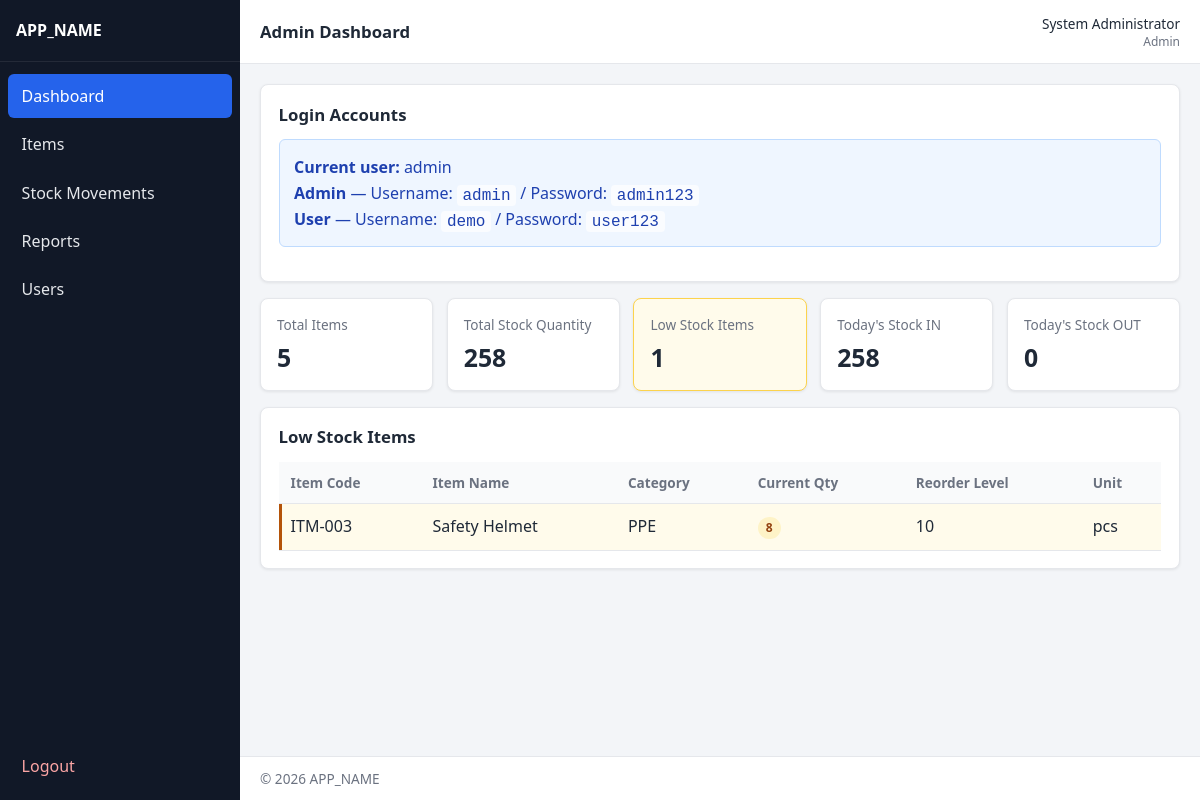
Page /admin/dashboard.php (signed in) on the committed database.
### tables this page shows
CREATE TABLE items (
    id INT UNSIGNED AUTO_INCREMENT PRIMARY KEY,
    item_code VARCHAR(50) NOT NULL,
    item_name VARCHAR(150) NOT NULL,
    category VARCHAR(100) NOT NULL,
    location VARCHAR(100) NOT NULL,
    quantity INT NOT NULL DEFAULT 0,
    unit VARCHAR(30) NOT NULL,
    reorder_level INT NOT NULL DEFAULT 0,
    created_at TIMESTAMP NOT NULL DEFAULT CURRENT_TIMESTAMP,
    updated_at TIMESTAMP NOT NULL DEFAULT CURRENT_TIMESTAMP ON UPDATE CURRENT_TIMESTAMP,
    UNIQUE KEY uq_items_code (item_code),
    KEY idx_items_name (item_name),
    KEY idx_items_category (category),
    KEY idx_items_location (location),
    CONSTRAINT chk_items_quantity CHECK (quantity >= 0),
    CONSTRAINT chk_items_reorder CHECK (reorder_level >= 0)
);

### includes/auth.php (called while the page is built, shortened)
<?php
function current_user(): ?array
{
    return $_SESSION['user'];
}

### includes/functions.php (called while the page is built, shortened)
<?php
function e(?string $value): string
{
    return htmlspecialchars((string) $value, ENT_QUOTES | ENT_SUBSTITUTE, 'UTF-8');
}

### admin/dashboard.php (the view, shortened to what this page needs)
<?php
$pdo = db();
$totalItems = (int) $pdo->query('SELECT COUNT(*) FROM items')->fetchColumn();
$totalQty = (int) $pdo->query('SELECT COALESCE(SUM(quantity), 0) FROM items')->fetchColumn();
$lowStockCount = (int) $pdo->query(
    'SELECT COUNT(*) FROM items WHERE quantity <= reorder_level'
)->fetchColumn();
$todayInStmt = $pdo->prepare(
    "SELECT COALESCE(SUM(quantity), 0)
     FROM stock_movements
     WHERE movement_type = 'IN' AND movement_date = CURDATE()"
);
$todayInStmt->execute();
$todayIn = (int) $todayInStmt->fetchColumn();
$todayOutStmt = $pdo->prepare(
    "SELECT COALESCE(SUM(quantity), 0)
     FROM stock_movements
     WHERE movement_type = 'OUT' AND movement_date = CURDATE()"
);
$todayOutStmt->execute();
$todayOut = (int) $todayOutStmt->fetchColumn();
$lowStock = $pdo->query(
    'SELECT item_code, item_name, category, quantity, reorder_level, unit
     FROM items
     WHERE quantity <= reorder_level
     ORDER BY quantity ASC, item_name ASC
     LIMIT 50'
)->fetchAll();
require __DIR__ . '/../includes/header.php';
?>
<div class="card">
    <h2>Login Accounts</h2>
    <div class="alert alert-info" role="status">
        <p><strong>Current user:</strong> <?= e($user['username'] ?? '') ?></p>
        <p><strong>Admin</strong> — Username: <code>admin</code> / Password: <code>admin123</code></p>
        <p><strong>User</strong> — Username: <code>demo</code> / Password: <code>user123</code></p>
    </div>
</div>
<div class="stats-grid">
    <div class="stat-card">
        <div class="label">Total Items</div>
        <div class="value"><?= e((string) $totalItems) ?></div>
    </div>
    <div class="stat-card">
        <div class="label">Total Stock Quantity</div>
        <div class="value"><?= e((string) $totalQty) ?></div>
    </div>
    <div class="stat-card warning">
        <div class="label">Low Stock Items</div>
        <div class="value"><?= e((string) $lowStockCount) ?></div>
    </div>
    <div class="stat-card">
        <div class="label">Today's Stock IN</div>
        <div class="value"><?= e((string) $todayIn) ?></div>
    </div>
    <div class="stat-card">
        <div class="label">Today's Stock OUT</div>
        <div class="value"><?= e((string) $todayOut) ?></div>
    </div>
</div>
<div class="card">
    <h2>Low Stock Items</h2>
    <?php if (!$lowStock): ?>
        <div class="empty-state">No low-stock items right now.</div>
    <?php else: ?>
        <div class="table-wrap">
            <table class="data-table">
                <thead>
                    <tr>
                        <th>Item Code</th>
                        <th>Item Name</th>
                        <th>Category</th>
                        <th>Current Qty</th>
                        <th>Reorder Level</th>
                        <th>Unit</th>
                    </tr>
                </thead>
                <tbody>
                    <?php foreach ($lowStock as $item): ?>
                        <tr class="low-stock">
                            <td><?= e($item['item_code']) ?></td>
                            <td><?= e($item['item_name']) ?></td>
                            <td><?= e($item['category']) ?></td>
                            <td><span class="badge badge-low"><?= e((string) $item['quantity']) ?></span></td>
                            <td><?= e((string) $item['reorder_level']) ?></td>
                            <td><?= e($item['unit']) ?></td>
                        </tr>
                    <?php endforeach; ?>
                </tbody>
            </table>
        </div>
    <?php endif; ?>
</div>
<?php require __DIR__ . '/../includes/footer.php'; ?>

### assets/css/style.css (style rules this page uses)
:root { --bg: #f3f5f8; --surface: #ffffff; --text: #1f2937; --muted: #6b7280; --border: #e5e7eb; --primary: #1d4ed8; --primary-dark: #1e40af; --danger: #b91c1c; --danger-bg: #fef2f2; --success: #047857; --success-bg: #ecfdf5; --warning: #b45309; --warning-bg: #fffbeb; --info-bg: #eff6ff; --sidebar: #111827; --sidebar-text: #e5e7eb; --sidebar-active: #2563eb; --shadow: 0 1px 3px rgba(0, 0, 0, 0.08); --radius: 8px; --font: "Segoe UI", Tahoma, Geneva, Verdana, sans-serif; }
*, *::before, *::after { box-sizing: border-box; }
html, body { margin: 0; padding: 0; font-family: var(--font); color: var(--text); background: var(--bg); min-height: 100%; }
.card { background: var(--surface); border: 1px solid var(--border); border-radius: var(--radius); padding: 1.1rem; box-shadow: var(--shadow); margin-bottom: 1rem; }
.card h2, .card h3 { margin: 0 0 0.85rem; font-size: 1.05rem; }
.stats-grid { display: grid; grid-template-columns: repeat(auto-fit, minmax(160px, 1fr)); gap: 0.85rem; margin-bottom: 1rem; }
.stat-card { background: var(--surface); border: 1px solid var(--border); border-radius: var(--radius); padding: 1rem; box-shadow: var(--shadow); }
.stat-card .label { color: var(--muted); font-size: 0.85rem; margin-bottom: 0.35rem; }
.stat-card .value { font-size: 1.55rem; font-weight: 700; }
.stat-card.warning { border-color: #fcd34d; background: var(--warning-bg); }
.alert { border-radius: 6px; padding: 0.75rem 0.9rem; margin-bottom: 1rem; border: 1px solid transparent; }
.alert-info { background: var(--info-bg); color: #1e40af; border-color: #bfdbfe; }
.alert p { margin: 0.25rem 0; }
.alert code { font-family: ui-monospace, SFMono-Regular, Menlo, Consolas, monospace; background: rgba(255, 255, 255, 0.7); padding: 0.1rem 0.35rem; border-radius: 4px; }
.table-wrap { width: 100%; overflow-x: auto; }
table.data-table { width: 100%; border-collapse: collapse; background: var(--surface); }
table.data-table th, table.data-table td { padding: 0.7rem 0.75rem; border-bottom: 1px solid var(--border); text-align: left; vertical-align: top; white-space: nowrap; }
table.data-table th { font-size: 0.85rem; color: var(--muted); background: #f9fafb; }
table.data-table tr.low-stock { background: var(--warning-bg); }
table.data-table tr.low-stock td:first-child { box-shadow: inset 3px 0 0 var(--warning); }
.badge { display: inline-block; padding: 0.15rem 0.5rem; border-radius: 999px; font-size: 0.75rem; font-weight: 700; }
.badge-low { background: #fef3c7; color: #92400e; }

### rows in the picture
items: item_code "ITM-003", item_name "Safety Helmet", category "PPE", quantity "8", reorder_level "10", unit "pcs"

### other values in the picture
APP_NAME "APP_NAME"
$pageTitle "Admin Dashboard"
$user['full_name'] "System Administrator"
$user['role'] "Admin"
$user['username'] "admin"
$totalItems "5"
$totalQty "258"
$lowStockCount "1"
$todayIn "258"
$todayOut "0"
